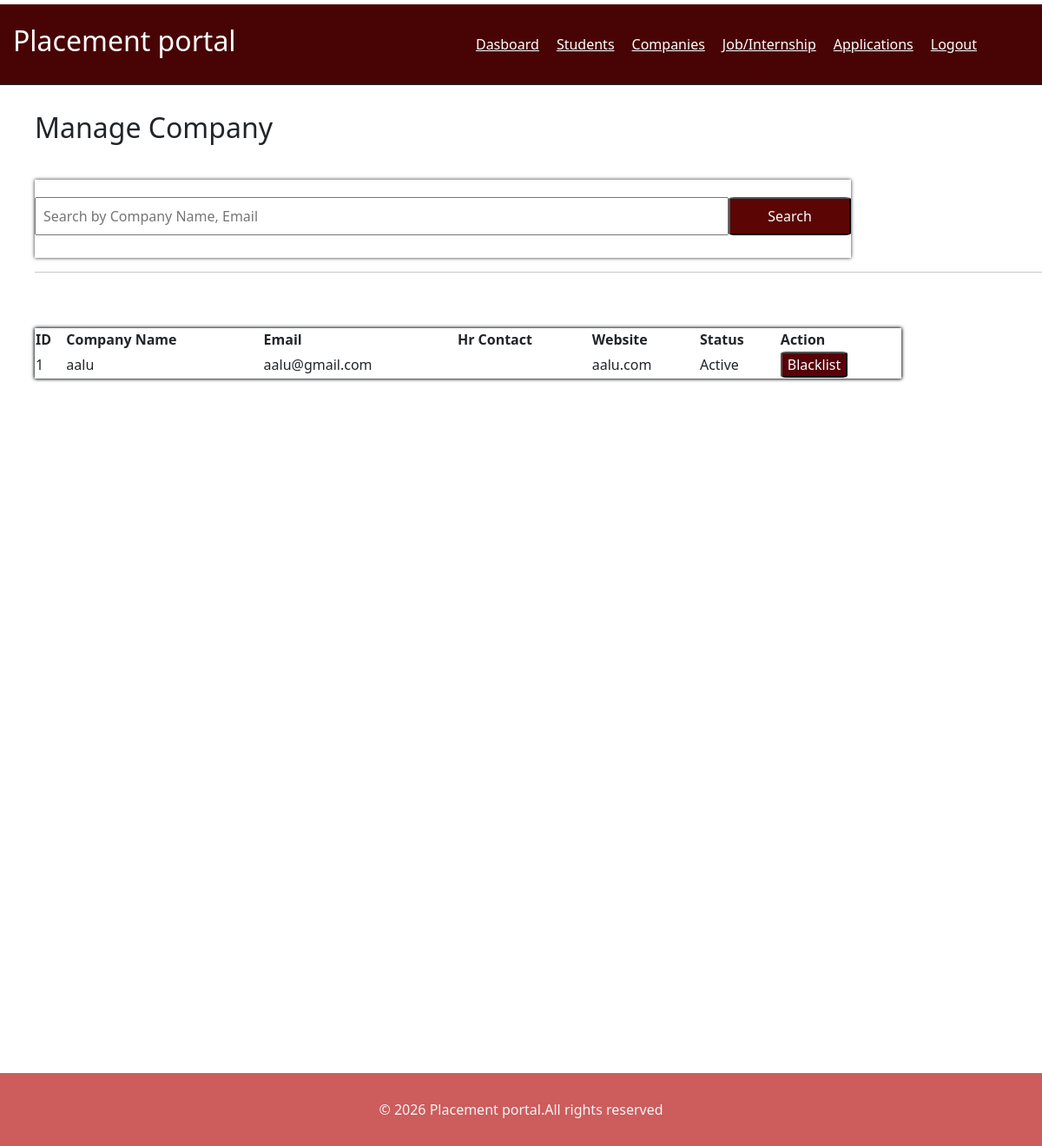
The page /admin/company on the database as committed earlier.
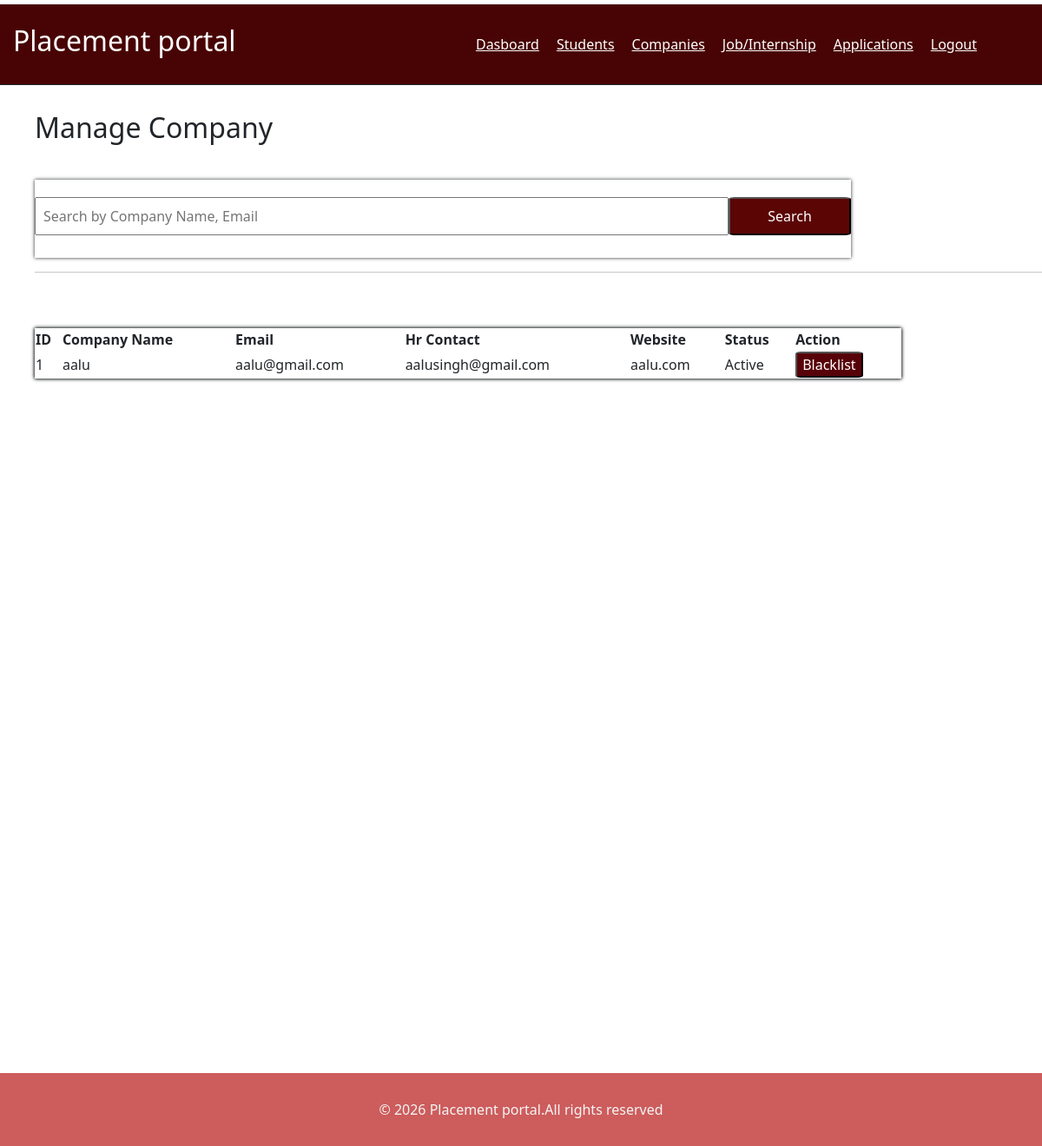
The same page on the database as committed later.
### controller/database.py (models this page shows)
class company(db.Model):
    id=db.Column(db.Integer,primary_key=True)
    company_name=db.Column(db.String(200),nullable=False)
    email=db.Column(db.String(200),nullable=False)
    password=db.Column(db.String(200),nullable=False)
    hr_contact=db.Column(db.String(100))
    website=db.Column(db.String(200))
    description=db.Column(db.Text)
    address=db.Column(db.Text)
    status=db.Column(db.Boolean,default=False)
    is_approved=db.Column(db.Boolean,default=False)
    role_id=db.Column(db.Integer,db.ForeignKey('roles.id'),nullable=False)
    drives=db.relationship('drive',backref='company',cascade='all,delete-orphan')

### app.py (the view)
@app.route("/admin/company")
def admin_company():
    search=request.args.get('search')
    if search:
        companies=company.query.filter(
            (company.name.contains(search))|
            (company.email.contains(search))|
            (company.phone.contains(search))
        ).all()
    else:
        companies=company.query.all()
    return render_template("admin/company.html",companies=companies)

### templates/Admin/company.html (shortened to what this page needs)
{% extends "base.html" %}
    {%block navbar %}
     <div class="sdash">
        <a href="{{url_for('admin_dashboard',role=role)}}"> Dasboard</a>
        <a href="{{url_for('admin_student',role=role)}}"> Students</a>
        <a href="{{url_for('admin_company',role=role)}}"> Companies</a>
        <a href="{{url_for('admin_internship',role=role)}}"> Job/Internship</a>
        <a href="{{url_for('admin_application',role=role)}}"> Applications</a>
        <a href="{{url_for('home',role=role)}}"> Logout</a>
     </div>
     {% endblock %}
{% block content %}
<div class="a">
   <div class="sq">
      <h2>Manage Company</h2>
   </div>
   <div class="scontainer">
      <div class="ssearch">
      <form method="GET" action="{{url_for('admin_company')}}">
         <input type="text" name="search" placeholder="Search by Company Name, Email">
         <button type="submit">Search</button>
      </form>
      </div>
   </div>
<hr>
   <br><br>
   <div class="rcontainer">
      <div class="sresult" >
      <table class="srresult">
         <tr>
            <th>ID</th>
            <th>Company Name</th>
            <th>Email</th>
            <th>Hr Contact</th>
            <th>Website</th>
            <th>Status</th>
            <th>Action</th>
         </tr>
            {% for s in companies %}
               <tr>
                  <td>{{ s.id }} </td>
                  <td>{{ s.company_name }}</td>
                  <td>{{ s.email }}</td>
                  <td>{{ s.hr_contact }}</td>
                  <td>{{ s.website }}</td>
                  <td>
                     {% if s.status==True%}
                     Active
                     {% else %}
                     Block
                     {% endif %}
                  </td>
                  <td>
                     {% if s.status==True%}
                     <a href="{{url_for('block_company',id=s.id)}}"><button class="blockbtn">Blacklist</button></a>
                     {% else %}
                     <a href="{{url_for('unblock_company',id=s.id)}}"><button class="blockbtn">Unblacklist</button></a>
                     {% endif %}
                  </td>
               </tr>
            {% endfor %}
      </table>
   </div>
   </div>
</div>
{% endblock %}

Rows that differ between the two databases and show on the page:
changed company "aalu": hr_contact (not shown) → "aalusingh@gmail.com"
